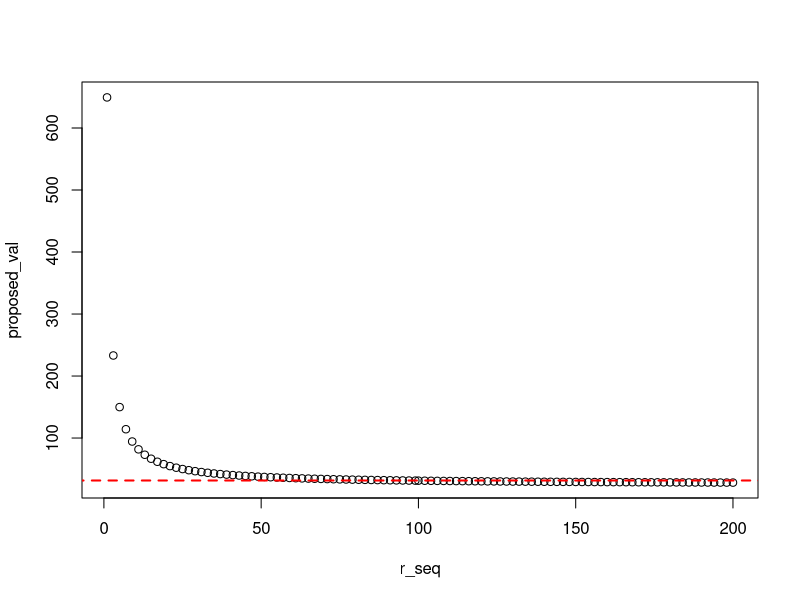

This figure's R source:
rm(list=ls())
set.seed(10)
p <- 0.2
dat <- rnbinom(10000, 100, 1-p)
pred_mat <- rep(mean(dat), length(dat))

target_val <- sum((dat - pred_mat)^2)/length(dat)
r_seq <- round(seq(1, 200, length.out = 101))
proposed_val <- sapply(r_seq, function(x){sum((pred_mat + pred_mat^2/x))/length(dat)})
supposed_val1 <- var(dat)
pred_mat + pred_mat^2/100

plot(r_seq, proposed_val, ylim = range(c(target_val, proposed_val)))
lines(c(-1e3, 1e3), rep(target_val, 2), lwd = 2, lty = 2, col = "red")

r_seq[which.min(abs(target_val - proposed_val))]
